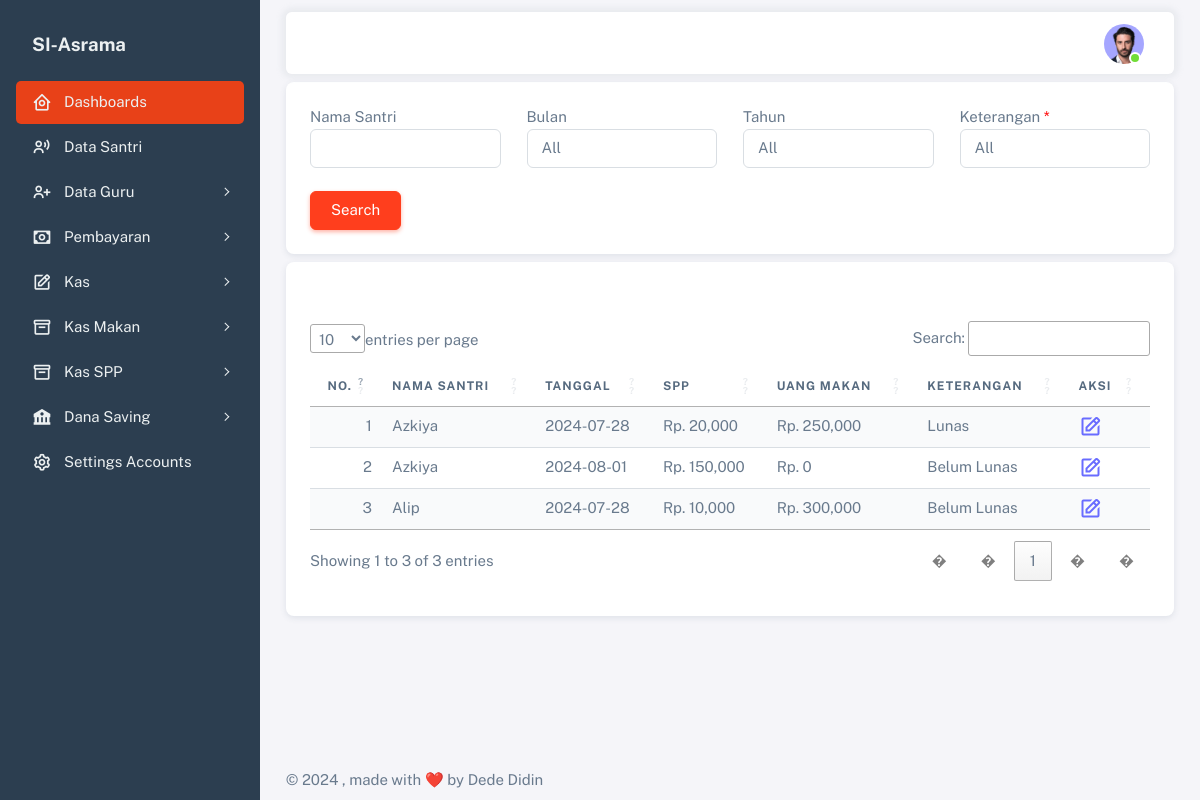
The app's page /index.php/bayar with its own data.
### tables this page shows
CREATE TABLE `tb_pembayaran` (
  `id_pembayaran` int(11) NOT NULL,
  `nama_santri` varchar(100) NOT NULL,
  `bulan` date NOT NULL,
  `spp` int(11) NOT NULL,
  `uang_makan` int(11) NOT NULL,
  `keterangan` varchar(200) NOT NULL,
  `tgl` varchar(50) NOT NULL
);

### application/controllers/Bayar.php (called while the page is built, shortened)
<?php
class Bayar extends CI_Controller {
    function __construct() {
        $this->load->model('M_pembayaran');
        $this->load->model('M_santri');
    }
    public function index() {
        $nama_santri = $this->input->post('nama_santri');
        $bulan = $this->input->post('bulan');
        $tahun = $this->input->post('tahun');
        $keterangan = $this->input->post('keterangan');
        $data['pembayaran'] = $this->M_pembayaran->searchPembayaran($nama_santri, $bulan, $keterangan, $tahun)->result_array();
        $this->load->view('templates/header');
        $this->load->view('bayar/v_tampil', $data);
        $this->load->view('templates/footer');
    }
}

### index.php (called while the page is built, shortened)
<?php
require_once BASEPATH.'core/CodeIgniter.php';

### application/models/M_pembayaran.php (called while the page is built, shortened)
<?php
class M_pembayaran extends CI_Model {
    public function searchPembayaran($nama_santri = '', $bulan = '', $keterangan = '', $tahun = '')
    {
        $this->db->select('*');
        $this->db->from('tb_pembayaran');
        return $this->db->get();
    }
}

### application/views/bayar/v_tampil.php (the view, shortened to what this page needs)
<div class="content-wrapper">
    <div class="container">
        <div class="row mt-2">
            <div class="col">
                <div class="card">
                    <div class="card-body">
                        <form action="<?= site_url('bayar/index') ?>" method="post">
                            <div class="row">
                                <div class="col-3">
                                    <label>Nama Santri</label>
                                    <div class="form-group">
                                        <input type="text" name="nama_santri" class="form-control">
                                    </div>
                                </div>
                                <div class="col-3">
                                    <label>Bulan</label>
                                    <div class="form-group">
                                        <select name="bulan" class="form-control">
                                            <option value="All">All</option>
                                        </select>
                                    </div>
                                </div>
                                <div class="col-3">
                                    <label>Tahun</label>
                                    <div class="form-group">
                                        <select name="tahun" class="form-control">
                                            <option value="All">All</option>
                                        </select>
                                    </div>
                                </div>
                                <div class="col-3">
                                    <label>Keterangan <span style="color: red;">*</span></label>
                                    <div class="form-group">
                                        <select name="keterangan" class="form-control">
                                            <option value="All">All</option>
                                        </select>
                                    </div>
                                </div>
                                <div class="col">
                                    <div class="form-group">
                                        <button type="submit" name="search" class="btn btn-danger">Search</button>
                                    </div>
                                </div>
                            </div>
                        </form>
                    </div>
                </div>
            </div>
        </div>
        <div class="row mt-2">
            <div class="col">
                <div class="card">
                    <div class="card-header">
                    </div>
                    <div class="card-body">
                        <table id="myTable" class="table table-striped">
                            <thead>
                                <th>No.</th>
                                <th>Nama Santri</th>
                                <th>Tanggal</th>
                                <th>SPP</th>
                                <th>Uang Makan</th>
                                <th>Keterangan</th>
                                <th>Aksi</th>
                            </thead>
                            <tbody>
                                <?php $no = 1;
                                foreach ($pembayaran as $s) : ?>
                                    <tr>
                                        <td><?= $no++; ?></td>
                                        <td><?= $s['nama_santri'] ?></td>
                                        <td><?= $s['bulan'] ?></td>
                                        <td>Rp. <?= number_format($s['spp'], 0, ',', ',') ?></td>
                                        <td>Rp. <?= number_format($s['uang_makan'], 0, ',', ',') ?></td>
                                        <td><?= $s['keterangan'] ?></td>
                                        <td>
                                            <a href="<?= site_url('bayar/edit/' . $s['id_pembayaran']) ?>"><i class='bx bx-edit text-primary' style="font-size: 18pt;"></i></a>
                                        </td>
                                    </tr>
                                <?php endforeach; ?>
                            </tbody>
                        </table>
                    </div>
                </div>
            </div>
        </div>
    </div>
</div>

### application/views/templates/header.php (shortened to what this page needs)
<!DOCTYPE html>
<html lang="en" class="light-style layout-menu-fixed layout-compact" dir="ltr" data-theme="theme-default" data-assets-path="../assets/" data-template="vertical-menu-template-free">
<head>
    <link rel="stylesheet" href="<?= base_url() ?>assets/vendor/fonts/boxicons.css" />
    <link rel="stylesheet" href="<?= base_url() ?>assets/vendor/css/core.css" class="template-customizer-core-css" />
    <link rel="stylesheet" href="<?= base_url() ?>assets/vendor/css/theme-default.css" class="template-customizer-theme-css" />
    <link rel="stylesheet" href="<?= base_url() ?>assets/css/demo.css" />
    <link rel="stylesheet" href="<?= base_url() ?>assets/vendor/libs/perfect-scrollbar/perfect-scrollbar.css" />
    <link rel="stylesheet" href="<?= base_url() ?>assets/vendor/libs/apex-charts/apex-charts.css" />
    <link rel="stylesheet" href="<?= base_url() ?>assets/css/dataTables.dataTables.min.css" />
</head>
<body>
    <div class="layout-wrapper layout-content-navbar">
        <div class="layout-container">
            <aside id="layout-menu" class="layout-menu menu-vertical sidebar-bg ">
                <div class="app-brand demo">
                    <a href="index.html" class="app-brand-link">
                        <span class="app-brand-text menu-text fw-bold" style="font-size: 14pt; color: #ecf0f1;">SI-Asrama</span>
                    </a>
                </div>
                <ul class="menu-inner py-1">
                    <li class="menu-item activ">
                        <a href="<?= site_url('dashboard/index') ?>" class="menu-link">
                            <i class="menu-icon tf-icons bx bx-home-circle"></i>
                            <div data-i18n="Dashboards">Dashboards</div>
                        </a>
                    </li>
                    <li class="menu-item">
                        <a href="<?= site_url('santri/index') ?>" class="menu-link">
                            <i class="menu-icon tf-icons bx bx-user-voice"></i>
                            <div data-i18n="Recruitment">Data Santri</div>
                        </a>
                    </li>
                    <li class="menu-item">
                        <a href="javascript:void(0);" class="menu-link menu-toggle">
                            <i class="menu-icon tf-icons bx bx-user-plus"></i>
                            <div data-i18n="Dashboards">Data Guru</div>
                        </a>
                    </li>
                    <li class="menu-item">
                        <a href="javascript:void(0);" class="menu-link menu-toggle">
                            <i class="menu-icon tf-icons bx bx-money"></i>
                            <div data-i18n="Dashboards">Pembayaran</div>
                        </a>
                    </li>
                    <li class="menu-item">
                        <a href="javascript:void(0);" class="menu-link menu-toggle">
                            <i class="menu-icon tf-icons bx bx-edit"></i>
                            <div data-i18n="Dashboards">Kas</div>
                        </a>
                    </li>
                    <li class="menu-item">
                        <a href="javascript:void(0);" class="menu-link menu-toggle">
                            <i class="menu-icon tf-icons bx bx-box"></i>
                            <div data-i18n="Dashboards">Kas Makan</div>
                        </a>
                    </li>
                    <li class="menu-item">
                        <a href="javascript:void(0);" class="menu-link menu-toggle">
                            <i class="menu-icon tf-icons bx bx-box"></i>
                            <div data-i18n="Dashboards">Kas SPP</div>
                        </a>
                    </li>
                    <li class="menu-item">
                        <a href="javascript:void(0);" class="menu-link menu-toggle">
                            <i class="menu-icon tf-icons bx bxs-bank"></i>
                            <div data-i18n="Dashboards">Dana Saving</div>
                        </a>
                    </li>
                    <li class="menu-item">
                        <a href="<?= site_url('account/index') ?>" class="menu-link">
                            <i class="menu-icon tf-icons bx bx-cog"></i>
                            <div data-i18n="Recruitment">Settings Accounts</div>
                        </a>
                    </li>
                </ul>
            </aside>
            <div class="layout-page">
                <nav class="layout-navbar container-xxl navbar navbar-expand-xl navbar-detached align-items-center bg-navbar-theme" id="layout-navbar">
                    <div class="navbar-nav-right d-flex align-items-center" id="navbar-collapse">
                        <ul class="navbar-nav flex-row align-items-center ms-auto">
                            <li class="nav-item navbar-dropdown dropdown-user dropdown">
                                <a class="nav-link dropdown-toggle hide-arrow" href="javascript:void(0);" data-bs-toggle="dropdown">
                                    <div class="avatar avatar-online">
                                        <img src="<?= base_url() ?>assets/img/avatars/1.png" alt class="w-px-40 h-auto rounded-circle" />
                                    </div>
                                </a>
                            </li>
                        </ul>
                    </div>
                </nav>

### application/views/templates/footer.php (shortened to what this page needs)
<footer class="content-footer footer bg-footer-theme" style="position: fixed;bottom: 0;">
    <div class="container-xxl d-flex flex-wrap justify-content-between py-2 flex-md-row flex-column">
        <div class="">
            ©
            , made with ❤️ by
            Dede Didin
        </div>
    </div>
</footer>
</div>
</div>
</div>
</body>
</html>

### assets/css/demo.css (style rules this page uses)
.menu .app-brand.demo { height: 64px; margin-top: 12px; }

### application/views/templates/header.php (style rules this page uses)
.sidebar-bg { background-color: #2c3e50; }
.menu-item .menu-link { color: #ecf0f1; }
.menu-item.activ .menu-link { background-color: #e84118; color: #ecf0f1; border-radius: 5px; }

### records on screen
tb_pembayaran: nama_santri "Azkiya", bulan "2024-07-28", spp "20,000", uang_makan "250,000", keterangan "Lunas"
tb_pembayaran: nama_santri "Azkiya", bulan "2024-08-01", spp "150,000", uang_makan "0", keterangan "Belum Lunas"
tb_pembayaran: nama_santri "Alip", bulan "2024-07-28", spp "10,000", uang_makan "300,000", keterangan "Belum Lunas"
